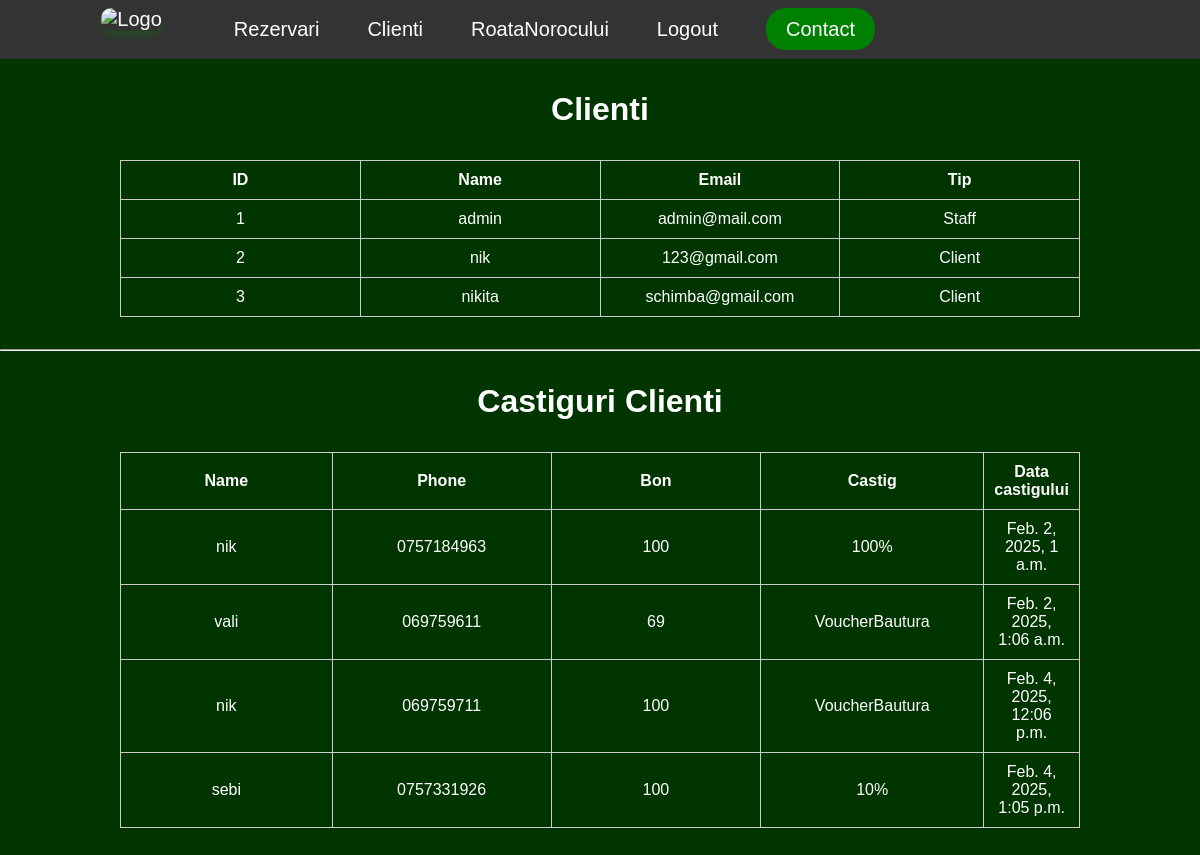
/staff/clienti (signed in), run on the app's committed database.
### Impresso/models.py (models this page shows, shortened)
class Prize(models.Model):
    id = models.AutoField(primary_key=True)
    name = models.CharField(max_length=100)
    phone = models.CharField(max_length=15)
    bon = models.IntegerField()
    prize = models.CharField(max_length=100)
    created_at = models.DateTimeField(auto_now_add=True)

### Impresso/views.py (the view)
# urls.py: path('staff/clienti', views.staff_clienti, name='staff_clienti'),
def staff_clienti(request):
    if not request.user.is_superuser:
        return redirect('home')
    users = User.objects.all()
    prize = Prize.objects.all()
    return render(request, 'staff_clienti.html', {'users': users, 'prizes': prize})

### Impresso/templates/staff_clienti.html (shortened to what this page needs)
{% extends 'layout.html' %}
{% load static %}
{% block head %}
<link rel="stylesheet" href="{% static 'Impresso/staff_clienti.css' %}">
{% endblock %}
{% block content %}
<h1>Clienti</h1>
<table>
    <thead>
        <tr>
            <th>ID</th>
            <th>Name</th>
            <th>Email</th>
            <th>Tip</th>
        </tr>
    </thead>
    <tbody>
        {% for user in users %}
        <tr>
            <td>{{ user.id }}</td>
            <td>{{ user.username }}</td>
            <td>{{ user.email }}</td>
            <td>{% if user.is_staff %}
                Staff
                {% else %}
                Client
                {% endif %}
            </td>
        </tr>
        {% endfor %}
    </tbody>
</table>
<hr>
<h1>Castiguri Clienti</h1>
<table>
    <thead>
        <tr>
            <th>Name</th>
            <th>Phone</th>
            <th>Bon</th>
            <th>Castig</th>
            <th>Data castigului</th>
        </tr>
    </thead>
    <tbody>
        {% for prize in prizes %}
        <tr>
            <td>{{ prize.name }}</td>
            <td>{{ prize.phone }}</td>
            <td>{{ prize.bon }}</td>
            <td>{{ prize.prize }}</td>
            <td>{{ prize.created_at }}</td>
        </tr>
        {% endfor %}
    </tbody>
</table>
{% endblock %}

### Impresso/templates/layout.html (shortened to what this page needs)
{% load static %}
<!DOCTYPE html>
<html lang="en">
<head>
    <link href="{% static 'Impresso/layout.css' %}" rel="stylesheet">
    {% block head %}
    {% endblock %}
</head>
<body>
<header>
    <nav>
        <ul class="menu">
            <li class="logo"><a href="/"><img src="https://impresso.life/media/imp-logo-w.png" alt="Logo"></a></li>
            {% if not user.is_superuser %}
            <li><a id="menu" href="#menu">Menu</a></li>
            <li><a id = "about" href="#about">About</a></li>
            <li><a id = "reservation" href="{% url 'reservation' %}">Rezervari</a></li>
            <li><a id = "location" href="#location">Location</a></li>
            {% else %}
            <li><a id = "reservation" href="{% url 'staff_rezervari' %}">Rezervari</a></li>
            <li><a id = "location" href="{% url 'staff_clienti' %}">Clienti</a></li>
            <li><a id = "location" href="{% url 'staff_RoataNorocului' %}" >RoataNorocului</a></li>
            {% endif %}
            {% if user.is_authenticated %}
                <li><a href="{% url 'logout' %}">Logout</a></li>
            {% else %}
                <li><a href="{% url 'login' %}">Log in</a></li>
            {% endif %}
            <li><a id="contact" href="#contact" class="contact-button">Contact</a></li>
        </ul>
    </nav>
</header>
<main>
{% block content %}
{% endblock %}
</main>
</body>
</html>

### Impresso/static/Impresso/layout.css (style rules this page uses)
body { margin: 0; font-family: Arial, sans-serif; background-color: #003500; background-image: url('../background.png'); background-size: cover; color: white; }
header { background-color: rgba(51, 51, 51, 1); padding: 1vh 0; position: sticky; top: 0; z-index: 1000; }
nav { display: flex; justify-content: left; align-items: center; }
.menu { list-style: none; display: flex; align-items: center; padding: 0; margin: 0; }
.menu li { margin: 0 2vw; }
.menu li a { color: white; text-decoration: none; font-size: 2.5vh; transition: color 0.3s ease, transform 0.3s ease; }
.menu .logo { margin: 0 4vw; }
.menu .logo img { height: 9vh; margin-bottom: 20px; border-radius: 10px; box-shadow: 0px 4px 10px rgba(0, 128, 0, 0.3); }
.contact-button { padding: 10px 20px; border-radius: 20px; background-color: green; color: white; transition: background-color 0.3s ease; }
.menu { display: flex; flex-direction: row; width: 100%; gap: 0; }

### Impresso/static/Impresso/staff_clienti.css (style rules this page uses)
h1 { text-align: center; margin-top: 2rem; }
table { width: 80%; border-collapse: collapse; text-align: center; margin: 2rem auto; ; }
th, td { padding: 10px; border: 1px solid #ccc; text-align: center; width: 25%; }
th { background-color: #003500; color: white; }

### data on the page
Prize: name "nik", phone "0757184963", bon "100", prize "100%", created_at "Feb. 2, 2025, 1 a.m."
Prize: name "vali", phone "069759611", bon "69", prize "VoucherBautura", created_at "Feb. 2, 2025, 1:06 a.m."
Prize: name "nik", phone "069759711", bon "100", prize "VoucherBautura", created_at "Feb. 4, 2025, 12:06 p.m."
Prize: name "sebi", phone "0757331926", bon "100", prize "10%", created_at "Feb. 4, 2025, 1:05 p.m."

### other printed values
{{ user.id }} "1"
{{ user.username }} "admin"
{{ user.email }} "admin@mail.com"
{{ user.id }} "2"
{{ user.username }} "nik"
{{ user.email }} "123@gmail.com"
{{ user.id }} "3"
{{ user.username }} "nikita"
{{ user.email }} "schimba@gmail.com"
